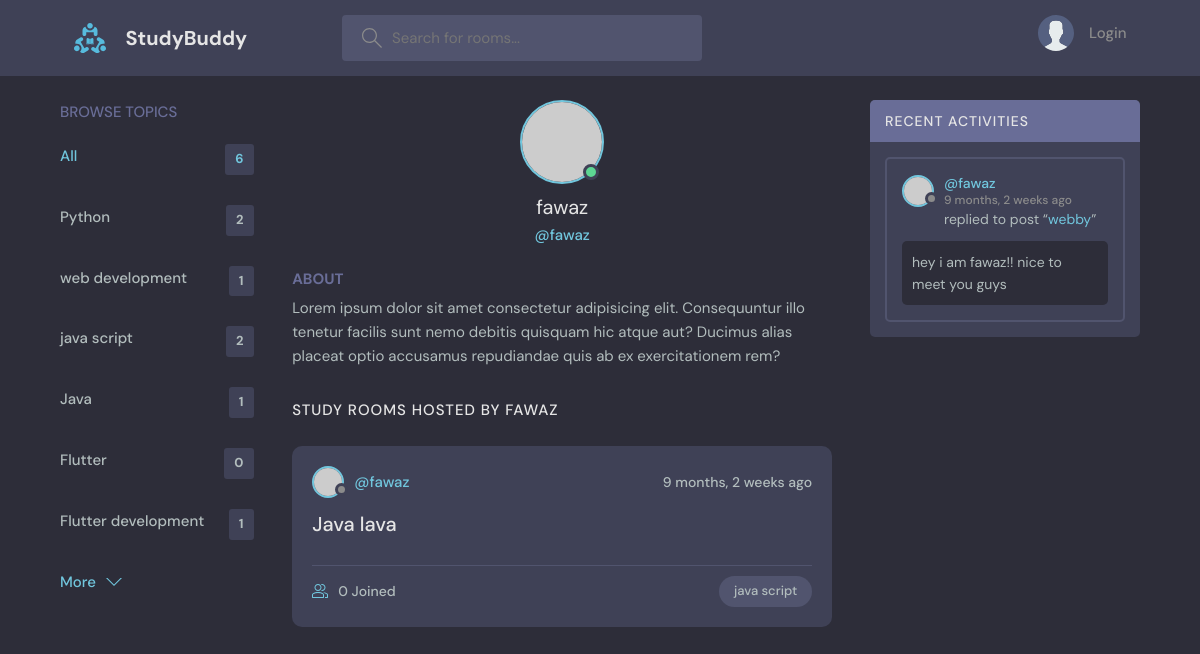
The page /profile/3 on the database its author committed.
### base/models.py (models this page shows, shortened)
class Topic(models.Model):
    name = models.CharField(max_length = 200)
    def __str__(self):
        return self.name

class Room(models.Model):
    host = models.ForeignKey(User, on_delete = models.SET_NULL, null = True)
    topic = models.ForeignKey(Topic, on_delete = models.SET_NULL, null = True)
    name = models.CharField(max_length=200)
    description = models.TextField(null = True)
    participants = models.ManyToManyField(User, related_name ='participants', blank=True)
    updated = models.DateTimeField(auto_now = True)
    created = models.DateTimeField(auto_now_add = True)
    class Meta:
        ordering = ['-updated', '-created']

class Message(models.Model):
    user = models.ForeignKey(User, on_delete = models.CASCADE)
    room = models.ForeignKey(Room, on_delete = models.CASCADE)
    body = models.TextField()
    updated = models.DateTimeField(auto_now = True)
    created = models.DateTimeField(auto_now_add = True)
    class Meta:
        ordering = ['-updated', '-created']

### base/views.py (the view)
# urls.py: path("profile/<str:pk>", views.userProfile, name = "profile"),
def userProfile(request, pk):
    user = User.objects.get(id = pk)
    rooms = user.room_set.all()
    room_messages = user.message_set.all()
    topics = Topic.objects.all()
    context = {'user':user, 'rooms':rooms, 'room_messages':room_messages, 'topics':topics}
    return render(request, 'base/profile.html', context)

### base/templates/base/profile.html (shortened to what this page needs)
{% extends 'main.html' %}
{% block content %}
<main class="layout layout--3">
  <div class="container">
    {% include 'base/topics_component.html' %}
    <div class="roomList">
      <div class="profile">
        <div class="profile__avatar">
          <div class="avatar avatar--large active">
            <img src="https://randomuser.me/api/portraits/men/11.jpg" />
          </div>
        </div>
        <div class="profile__info">
          <h3>{{user.username}}</h3>
          <p>@{{user.username}}</p>
        </div>
        <div class="profile__about">
          <h3>About</h3>
          <p>
            Lorem ipsum dolor sit amet consectetur adipisicing elit. Consequuntur illo tenetur
            facilis sunt nemo debitis quisquam hic atque aut? Ducimus alias placeat optio
            accusamus repudiandae quis ab ex exercitationem rem?
          </p>
        </div>
      </div>
      <div class="roomList__header">
        <div>
          <h2>Study Rooms Hosted by {{user.username}}</a>
          </h2>
        </div>
      </div>
      {% include 'base/feed_component.html' %}
    </div>
    {% include 'base/activity_component.html' %}
  </div>
</main>
{% endblock content %}
{% load static %}

### base/templates/base/topics_component.html (shortened to what this page needs)
<div class="topics">
  <div class="topics__header">
    <h2>Browse Topics</h2>
  </div>
  <ul class="topics__list">
    <li>
      <a href="{% url 'home' %}" class="active">All <span>{{topics.count}}</span></a>
    </li>
    {% for topic in topics %}
    <li>
      <a href="{% url 'home' %}?q={{topic}}">{{topic}} <span>{{topic.room_set.all.count}}</span></a>
    </li>
    {% endfor %}
  </ul>
  <a class="btn btn--link" href="topics.html">
    More
    <svg
      version="1.1"
      xmlns="http://www.w3.org/2000/svg"
      width="32"
      height="32"
      viewBox="0 0 32 32"
    >
      <title>chevron-down</title>
      <path d="M16 21l-13-13h-3l16 16 16-16h-3l-13 13z"></path>
    </svg>
  </a>
</div>

### base/templates/base/feed_component.html (shortened to what this page needs)
{% for room in rooms %}
<div class="roomListRoom">
  <div class="roomListRoom__header">
    <a href="{% url 'profile' room.host.id %}" class="roomListRoom__author">
      <div class="avatar avatar--small">
        <img src="https://randomuser.me/api/portraits/women/11.jpg" />
      </div>
      <span>@{{room.host.username}}</span>
    </a>
    <div class="roomListRoom__actions">
      <span>{{room.created | timesince}} ago</span>
    </div>
  </div>
  <div class="roomListRoom__content">
    <a href="{% url 'room' room.id %}">{{room.name}}</a>
  </div>
  <div class="roomListRoom__meta">
    <a href="{% url 'room' room.id %}" class="roomListRoom__joined">
      {{room.participants.all.count}} Joined
    </a>
    <p class="roomListRoom__topic">{{room.topic.name}}</p>
  </div>
</div>
{% endfor %}

### base/templates/base/activity_component.html (shortened to what this page needs)
<div class="activities">
  <div class="activities__header">
    <h2>Recent Activities</h2>
  </div>
  {% for message in room_messages %}
  <div class="activities__box">
    <div class="activities__boxHeader roomListRoom__header">
      <a href="{% url 'profile' message.user.id %}" class="roomListRoom__author">
        <div class="avatar avatar--small">
          <img src="https://randomuser.me/api/portraits/women/11.jpg" />
        </div>
        <p>
          @{{message.user}}
          <span>{{message.created | timesince}} ago</span>
        </p>
      </a>
    </div>
    <div class="activities__boxContent">
      <p>
        replied to post “<a href="{% url 'room' message.room.id %}">{{message.room.name}}</a
        >”
      </p>
      <div class="activities__boxRoomContent">
        {{message.body}}
      </div>
    </div>
  </div>
  {% endfor %}
</div>

### rows shown on the page
Topic: name "Python", room_set.all.count "2"
Topic: name "web development", room_set.all.count "1"
Topic: name "java script", room_set.all.count "2"
Topic: name "Java", room_set.all.count "1"
Topic: name "Flutter", room_set.all.count "0"
Topic: name "Flutter development", room_set.all.count "1"
Room: host.username "fawaz", created "9 months, 2 weeks", name "Java lava", participants.all.count "0", topic.name "java script"
Message: user "fawaz", created "9 months, 2 weeks", room.name "webby", body "hey i am fawaz!! nice to meet you guys"

### other values the page prints
{{ topics.count }} "6"
{{ user.username }} "fawaz"
{{ user.username }} "FAWAZ"
